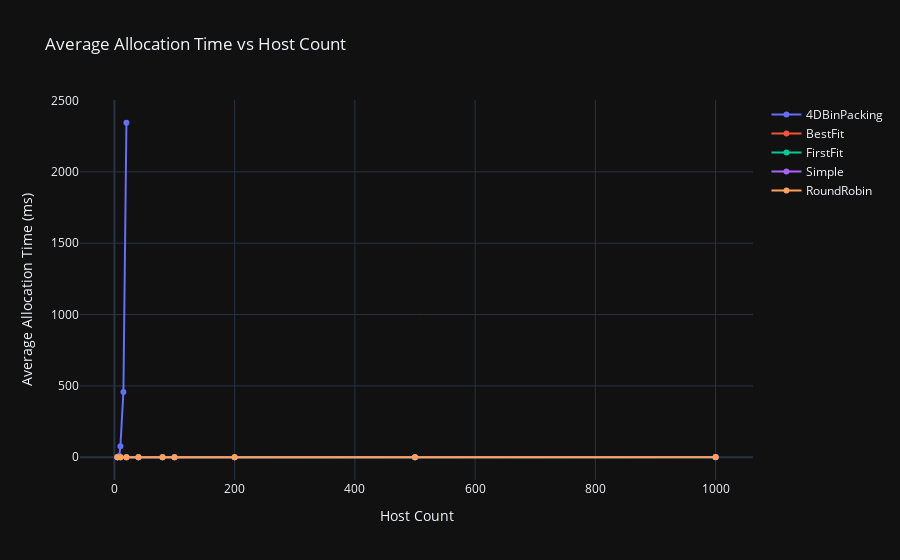

Here is the notebook cell this chart was saved with:
### Code cell
fig = go.Figure()

for allocation_policy in allocation_policies:
    allocation_time_df = pd.DataFrame(columns = ['hostCount', 'avgAllocationTime'])
    for host_config in host_configs:
        host_count_df = pd.DataFrame()
        for random_seed in random_seed_configs:
            try:
                df = pd.read_csv(f'../results/VmAllocationPolicy{allocation_policy}/'
                                 f'VmAllocationPolicy{allocation_policy}_hosts_{host_config}_{random_seed}.csv')
                host_count_df = pd.concat([host_count_df, df])
            except FileNotFoundError:
                print(f'File not found: VmAllocationPolicy{allocation_policy}_hosts_{host_config}_{random_seed}.csv')
                continue
        if host_count_df.empty:
            print(f'WARN: Host count - {host_config} not available for - {allocation_policy} policy')
            continue

        mask = remove_outliers(host_count_df['allocationTime'], 0.25)
        host_count_df = host_count_df[mask]
        avg_allocation_time = host_count_df.loc[:, 'allocationTime'].mean()
        # row_dict = {'hostCount': host_config, 'avgAllocationTime': avg_allocation_time}
        row = [host_config, avg_allocation_time]
        # row_df = pd.DataFrame(row_dict, index=[0])
        # allocation_time_df = pd.concat([allocation_time_df, row_df], ignore_index=True)
        allocation_time_df.loc[len(allocation_time_df)] = row
    # print(allocation_time_df)
    fig.add_trace(go.Scatter(x=allocation_time_df['hostCount'], y=allocation_time_df['avgAllocationTime'], mode='lines+markers', name=allocation_policy))

fig.update_layout(title='Average Allocation Time vs Host Count', xaxis_title='Host Count', yaxis_title='Average Allocation Time (ms)')
fig.show()

### Figure 1 — Plotly figure (JSON) as saved in the notebook; plotly's stock layout.template omitted (floating-point values rounded to 4 significant figures)
{"data": [{"mode": "lines+markers", "name": "4DBinPacking", "x": [5.0, 8.0, 10.0, 15.0, 20.0], "y": [0.7908, 8.324, 76.95, 458.0, 2344.0], "type": "scatter"}, {"mode": "lines+markers", "name": "BestFit", "x": [5.0, 10.0, 20.0, 40.0, 80.0, 100.0, 200.0, 500.0, 1000.0], "y": [0.0307, 0.03307, 0.03686, 0.06021, 0.0811, 0.09429, 0.2001, 0.4355, 1.074], "type": "scatter"}, {"mode": "lines+markers", "name": "FirstFit", "x": [5.0, 10.0, 20.0, 40.0, 80.0, 100.0, 200.0, 500.0, 1000.0], "y": [0.004803, 0.003387, 0.002879, 0.002222, 0.00267, 0.00247, 0.002066, 0.002022, 0.002006], "type": "scatter"}, {"mode": "lines+markers", "name": "Simple", "x": [5.0, 10.0, 20.0, 40.0, 80.0, 100.0, 200.0, 500.0, 1000.0], "y": [0.00939, 0.01799, 0.02789, 0.03863, 0.08361, 0.09261, 0.1785, 0.4561, 1.2], "type": "scatter"}, {"mode": "lines+markers", "name": "RoundRobin", "x": [5.0, 10.0, 20.0, 40.0, 80.0, 100.0, 200.0, 500.0, 1000.0], "y": [0.002873, 0.001306, 0.00189, 0.00199, 0.001616, 0.001176, 0.001463, 0.001949, 0.001714], "type": "scatter"}], "layout": {"title": {"text": "Average Allocation Time vs Host Count"}, "xaxis": {"title": {"text": "Host Count"}}, "yaxis": {"title": {"text": "Average Allocation Time (ms)"}}}}
